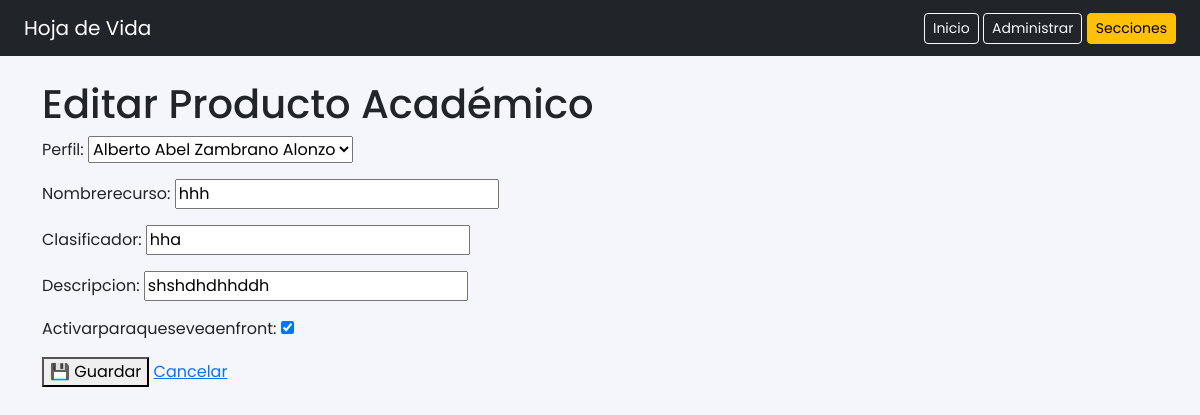
Screenshot of /productoacademico/editar/1/ (signed in) with the database file from the repository.
### paginausuario/models.py (models this page shows)
class ProductoAcademico(models.Model):
    idproductoacademico = models.AutoField(primary_key=True)
    perfil = models.ForeignKey(
        DatosPersonales,
        on_delete=models.CASCADE,
        db_column="idperfilconqueestaactivo"
    )
    nombrerecurso = models.CharField(max_length=100)
    clasificador = models.CharField(max_length=100)
    descripcion = models.CharField(max_length=100)
    activarparaqueseveaenfront = models.BooleanField(default=True)
    class Meta:
        db_table = "PRODUCTOSACADEMICOS"

### paginausuario/views.py (the view)
# urls.py: path('productoacademico/editar/<int:pk>/', views.productoacademico_update, name='productoacademico_update'),
@staff_member_required
def productoacademico_update(request, pk):
    producto = get_object_or_404(ProductoAcademico, pk=pk)
    form = ProductoAcademicoForm(request.POST or None, instance=producto)
    if form.is_valid():
        form.save()
        return redirect('productoacademico_list')
    return render(request, 'productoacademico/form.html', {'form': form, 'accion': 'Editar'})

### paginausuario/forms.py
class ProductoAcademicoForm(forms.ModelForm):
    class Meta:
        model = ProductoAcademico
        fields = '__all__'

### paginausuario/models.py (called while the page is built)
    def __str__(self):
        return f"{self.nombres} {self.apellidos}"

### paginausuario/templates/productoacademico/form.html (shortened to what this page needs)
{% extends 'az.html' %}
{% block content %}
<h1>{{ accion }} Producto Académico</h1>
<form method="post">
    {{ form.as_p }}
    <button type="submit">💾 Guardar</button>
    <a href="{% url 'productoacademico_list' %}">Cancelar</a>
</form>
{% endblock %}

### paginausuario/templates/az.html (style rules this page uses)
body { font-family: 'Poppins', sans-serif; background-color: #f4f6f9; }

### rows the page displays
ProductoAcademico: nombrerecurso "hhh", clasificador "hha", descripcion "shshdhdhhddh", activarparaqueseveaenfront "☑"

### other values shown
{{ accion }} "Editar"
